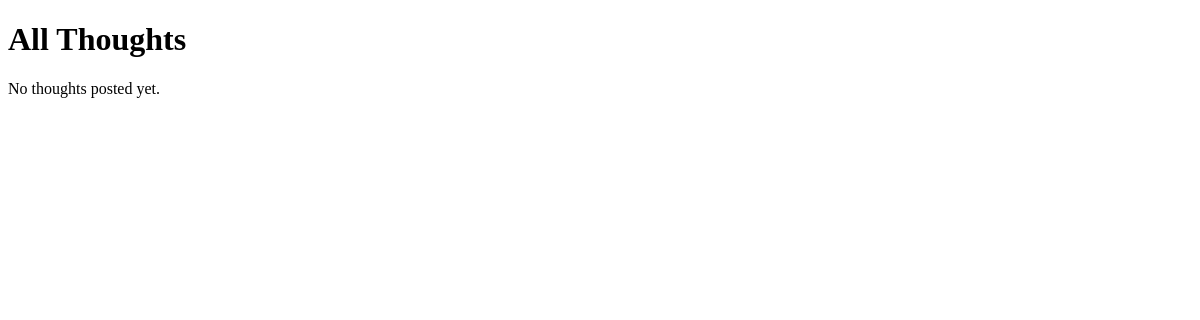
/home/, run on an earlier commit of the app's database.
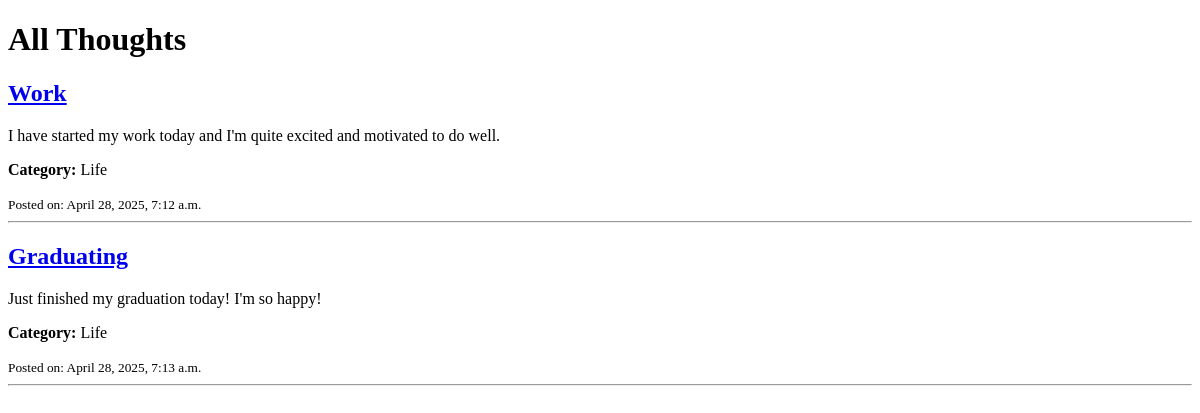
And on a later commit of the database.
### post/models.py (models this page shows, shortened)
class Thoughts(models.Model):
    title = models.CharField(max_length=100)
    description = models.TextField(max_length=300)
    created_at = models.DateTimeField(auto_now_add=True)
    category = models.ForeignKey(Category, on_delete=models.CASCADE)

class Category(models.Model):
    name = models.CharField(max_length=100)

### post/views.py (the view)
# urls.py: path("home/", views.thoughts_list, name="thoughts"),
def thoughts_list(request):
    thoughts = Thoughts.objects.all()
    return render(request, "post/index.html", {'thoughts': thoughts})

### post/templates/post/index.html (shortened to what this page needs)
<!DOCTYPE html>
<html>
<head>
</head>
<body>
    <h1>All Thoughts</h1>
    {% for thought in thoughts %}
        <div>
            <h2><a href="{% url 'single' thought.id %}">{{ thought.title }}</a></h2>
            <p>{{ thought.description|truncatechars:100 }}</p>
            <p><strong>Category:</strong> {{ thought.category.name }}</p>
            <small>Posted on: {{ thought.created_at }}</small>
            <hr>
        </div>
    {% empty %}
        <p>No thoughts posted yet.</p>
    {% endfor %}
</body>
</html>

What changed in the data, as far as the page shows it:
added Thoughts: title "Work", description "I have started my work today and I'm quite excited and motivated to do well.", category.name "Life", created_at "April 28, 2025, 7:12 a.m."
added Thoughts: title "Graduating", description "Just finished my graduation today! I'm so happy!", category.name "Life", created_at "April 28, 2025, 7:13 a.m."
Also different on the page:
text no longer shown: "No thoughts posted yet."
